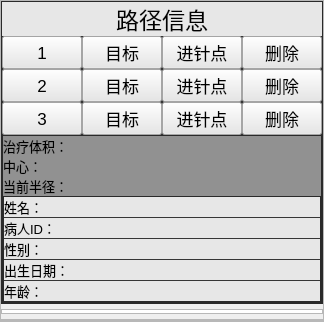
           <widget class="QFrame" name="frame_11">
            <property name="frameShape">
             <enum>QFrame::StyledPanel</enum>
            </property>
            <property name="frameShadow">
             <enum>QFrame::Raised</enum>
            </property>
            <layout class="QVBoxLayout" name="verticalLayout_2">
             <property name="spacing">
              <number>5</number>
             </property>
             <property name="leftMargin">
              <number>0</number>
             </property>
             <property name="topMargin">
              <number>0</number>
             </property>
             <property name="rightMargin">
              <number>0</number>
             </property>
             <property name="bottomMargin">
              <number>0</number>
             </property>
             <item>
              <widget class="QFrame" name="frame_4">
               <property name="sizePolicy">
                <sizepolicy hsizetype="Preferred" vsizetype="Preferred">
                 <horstretch>0</horstretch>
                 <verstretch>0</verstretch>
                </sizepolicy>
               </property>
               <property name="styleSheet">
                <string notr="true">background-color:rgb(54, 54, 54)</string>
               </property>
               <property name="frameShape">
                <enum>QFrame::StyledPanel</enum>
               </property>
               <property name="frameShadow">
                <enum>QFrame::Raised</enum>
               </property>
               <layout class="QGridLayout" name="gridLayout_4">
                <property name="sizeConstraint">
                 <enum>QLayout::SetDefaultConstraint</enum>
                </property>
                <property name="leftMargin">
                 <number>0</number>
                </property>
                <property name="topMargin">
                 <number>0</number>
                </property>
                <property name="rightMargin">
                 <number>0</number>
                </property>
                <property name="bottomMargin">
                 <number>0</number>
                </property>
                <property name="spacing">
                 <number>0</number>
                </property>
                <item row="4" column="0" colspan="4">
                 <widget class="QFrame" name="frame_6">
                  <property name="frameShape">
                   <enum>QFrame::StyledPanel</enum>
                  </property>
                  <property name="frameShadow">
                   <enum>QFrame::Raised</enum>
                  </property>
                  <layout class="QVBoxLayout" name="verticalLayout_3">
                   <property name="spacing">
                    <number>0</number>
                   </property>
                   <property name="sizeConstraint">
                    <enum>QLayout::SetDefaultConstraint</enum>
                   </property>
                   <property name="leftMargin">
                    <number>0</number>
                   </property>
                   <property name="topMargin">
                    <number>0</number>
                   </property>
                   <property name="rightMargin">
                    <number>0</number>
                   </property>
                   <property name="bottomMargin">
                    <number>0</number>
                   </property>
                   <item>
                    <widget class="QLabel" name="label">
                     <property name="sizePolicy">
                      <sizepolicy hsizetype="Preferred" vsizetype="Preferred">
                       <horstretch>0</horstretch>
                       <verstretch>0</verstretch>
                      </sizepolicy>
                     </property>
                     <property name="maximumSize">
                      <size>
                       <width>16777215</width>
                       <height>40</height>
                      </size>
                     </property>
                     <property name="font">
                      <font>
                       <pointsize>10</pointsize>
                      </font>
                     </property>
                     <property name="styleSheet">
                      <string notr="true">background-color: rgb(145, 145, 145);</string>
                     </property>
                     <property name="text">
                      <string>治疗体积：</string>
                     </property>
                    </widget>
                   </item>
                   <item>
                    <widget class="QLabel" name="label_2">
                     <property name="maximumSize">
                      <size>
                       <width>16777215</width>
                       <height>40</height>
                      </size>
                     </property>
                     <property name="font">
                      <font>
                       <pointsize>10</pointsize>
                      </font>
                     </property>
                     <property name="styleSheet">
                      <string notr="true">background-color: rgb(145, 145, 145);</string>
                     </property>
                     <property name="text">
                      <string>中心：</string>
                     </property>
                    </widget>
                   </item>
                   <item>
                    <widget class="QLabel" name="label_3">
                     <property name="maximumSize">
                      <size>
                       <width>16777215</width>
                       <height>40</height>
                      </size>
                     </property>
                     <property name="font">
                      <font>
                       <pointsize>10</pointsize>
                      </font>
                     </property>
                     <property name="styleSheet">
                      <string notr="true">background-color: rgb(145, 145, 145);</string>
                     </property>
                     <property name="text">
                      <string>当前半径：</string>
                     </property>
                    </widget>
                   </item>
                   <item>
                    <widget class="QFrame" name="frame_13">
                     <property name="maximumSize">
                      <size>
                       <width>16777215</width>
                       <height>3</height>
                      </size>
                     </property>
                     <property name="frameShape">
                      <enum>QFrame::StyledPanel</enum>
                     </property>
                     <property name="frameShadow">
                      <enum>QFrame::Raised</enum>
                     </property>
                    </widget>
                   </item>
                   <item>
                    <widget class="QFrame" name="frame_12">
                     <property name="frameShape">
                      <enum>QFrame::StyledPanel</enum>
                     </property>
                     <property name="frameShadow">
                      <enum>QFrame::Raised</enum>
                     </property>
                     <layout class="QGridLayout" name="gridLayout_5">
                      <property name="leftMargin">
                       <number>0</number>
                      </property>
                      <property name="topMargin">
                       <number>0</number>
                      </property>
                      <property name="rightMargin">
                       <number>0</number>
                      </property>
                      <property name="bottomMargin">
                       <number>0</number>
                      </property>
                      <property name="horizontalSpacing">
                       <number>0</number>
                      </property>
                      <property name="verticalSpacing">
                       <number>1</number>
                      </property>
                      <item row="3" column="0">
                       <widget class="QLabel" name="label_8">
                        <property name="font">
                         <font>
                          <pointsize>10</pointsize>
                         </font>
                        </property>
                        <property name="styleSheet">
                         <string notr="true">background-color:rgb(231, 231, 231)</string>
                        </property>
                        <property name="text">
                         <string>出生日期：</string>
                        </property>
                       </widget>
                      </item>
                      <item row="4" column="0">
                       <widget class="QLabel" name="label_9">
                        <property name="font">
                         <font>
                          <pointsize>10</pointsize>
                         </font>
                        </property>
                        <property name="styleSheet">
                         <string notr="true">background-color:rgb(231, 231, 231)</string>
                        </property>
                        <property name="text">
                         <string>年龄：</string>
                        </property>
                       </widget>
                      </item>
                      <item row="2" column="0">
                       <widget class="QLabel" name="label_7">
                        <property name="font">
                         <font>
                          <pointsize>10</pointsize>
                         </font>
                        </property>
                        <property name="styleSheet">
                         <string notr="true">background-color:rgb(231, 231, 231)</string>
                        </property>
                        <property name="text">
                         <string>性别：</string>
                        </property>
                       </widget>
                      </item>
                      <item row="1" column="0">
                       <widget class="QLabel" name="label_6">
                        <property name="font">
                         <font>
                          <pointsize>10</pointsize>
                         </font>
                        </property>
                        <property name="styleSheet">
                         <string notr="true">background-color:rgb(231, 231, 231)</string>
                        </property>
                        <property name="text">
                         <string>病人ID：</string>
                        </property>
                       </widget>
                      </item>
                      <item row="0" column="0">
                       <widget class="QLabel" name="label_5">
                        <property name="font">
                         <font>
                          <pointsize>10</pointsize>
                         </font>
                        </property>
                        <property name="styleSheet">
                         <string notr="true">background-color:rgb(231, 231, 231)</string>
                        </property>
                        <property name="text">
                         <string>姓名：</string>
                        </property>
                       </widget>
                      </item>
                     </layout>
                    </widget>
                   </item>
                  </layout>
                 </widget>
                </item>
                <item row="3" column="1">
                 <widget class="QPushButton" name="pushButton_14">
                  <property name="sizePolicy">
                   <sizepolicy hsizetype="Preferred" vsizetype="Preferred">
                    <horstretch>0</horstretch>
                    <verstretch>0</verstretch>
                   </sizepolicy>
                  </property>
                  <property name="font">
                   <font>
                    <pointsize>13</pointsize>
                   </font>
                  </property>
                  <property name="styleSheet">
                   <string notr="true">QPushButton{
	background-color: rgb(231, 231, 231);
	
}

QPushButton:hover{
	background-color:rgb(170, 255, 255);
}

QPushButton:pressed{
	background-color: rgb(0, 0, 255);
}
</string>
                  </property>
                  <property name="text">
                   <string>目标</string>
                  </property>
                 </widget>
                </item>
                <item row="0" column="0" colspan="4">
                 <widget class="QLabel" name="label_4">
                  <property name="maximumSize">
                   <size>
                    <width>16777215</width>
                    <height>40</height>
                   </size>
                  </property>
                  <property name="font">
                   <font>
                    <pointsize>17</pointsize>
                    <kerning>true</kerning>
                   </font>
                  </property>
                  <property name="styleSheet">
                   <string notr="true">background-color:rgb(231, 231, 231)</string>
                  </property>
                  <property name="text">
                   <string>路径信息</string>
                  </property>
                  <property name="alignment">
                   <set>Qt::AlignCenter</set>
                  </property>
                 </widget>
                </item>
                <item row="2" column="0">
                 <widget class="QPushButton" name="pushButton_17">
                  <property name="sizePolicy">
                   <sizepolicy hsizetype="Preferred" vsizetype="Preferred">
                    <horstretch>0</horstretch>
                    <verstretch>0</verstretch>
                   </sizepolicy>
                  </property>
                  <property name="maximumSize">
                   <size>
                    <width>16777215</width>
                    <height>40</height>
                   </size>
                  </property>
                  <property name="font">
                   <font>
                    <pointsize>13</pointsize>
                   </font>
                  </property>
                  <property name="styleSheet">
                   <string notr="true">background-color:rgb(231, 231, 231)</string>
                  </property>
                  <property name="text">
                   <string>2</string>
                  </property>
                 </widget>
                </item>
                <item row="2" column="1">
                 <widget class="QPushButton" name="pushButton_18">
                  <property name="sizePolicy">
                   <sizepolicy hsizetype="Preferred" vsizetype="Preferred">
                    <horstretch>0</horstretch>
                    <verstretch>0</verstretch>
                   </sizepolicy>
                  </property>
                  <property name="font">
                   <font>
                    <pointsize>13</pointsize>
                   </font>
                  </property>
                  <property name="styleSheet">
                   <string notr="true">QPushButton{
	background-color: rgb(231, 231, 231);
	
}

QPushButton:hover{
	background-color:rgb(170, 255, 255);
}

QPushButton:pressed{
	background-color: rgb(0, 0, 255);
}
</string>
                  </property>
                  <property name="text">
                   <string>目标</string>
                  </property>
                 </widget>
                </item>
                <item row="1" column="3">
                 <widget class="QPushButton" name="pushButton_11">
                  <property name="sizePolicy">
                   <sizepolicy hsizetype="Preferred" vsizetype="Preferred">
                    <horstretch>0</horstretch>
                    <verstretch>0</verstretch>
                   </sizepolicy>
                  </property>
                  <property name="font">
                   <font>
                    <pointsize>13</pointsize>
                   </font>
                  </property>
                  <property name="styleSheet">
                   <string notr="true">QPushButton{
	background-color: rgb(231, 231, 231);
	
}

QPushButton:hover{
	background-color:rgb(170, 255, 255);
}

QPushButton:pressed{
	background-color: rgb(255, 0, 0);
}
</string>
                  </property>
                  <property name="text">
                   <string>删除</string>
                  </property>
                 </widget>
                </item>
                <item row="2" column="2">
                 <widget class="QPushButton" name="pushButton_19">
                  <property name="sizePolicy">
                   <sizepolicy hsizetype="Preferred" vsizetype="Preferred">
                    <horstretch>0</horstretch>
                    <verstretch>0</verstretch>
                   </sizepolicy>
                  </property>
                  <property name="font">
                   <font>
                    <pointsize>13</pointsize>
                   </font>
                  </property>
                  <property name="styleSheet">
                   <string notr="true">QPushButton{
	background-color: rgb(231, 231, 231);
	
}

QPushButton:hover{
	background-color:rgb(170, 255, 255);
}

QPushButton:pressed{
	background-color: rgb(0, 170, 0);
}
</string>
                  </property>
                  <property name="text">
                   <string>进针点</string>
                  </property>
                 </widget>
                </item>
                <item row="2" column="3">
                 <widget class="QPushButton" name="pushButton_20">
                  <property name="sizePolicy">
                   <sizepolicy hsizetype="Preferred" vsizetype="Preferred">
                    <horstretch>0</horstretch>
                    <verstretch>0</verstretch>
                   </sizepolicy>
                  </property>
                  <property name="font">
                   <font>
                    <pointsize>13</pointsize>
                   </font>
                  </property>
                  <property name="styleSheet">
                   <string notr="true">QPushButton{
	background-color: rgb(231, 231, 231);
	
}

QPushButton:hover{
	background-color:rgb(170, 255, 255);
}

QPushButton:pressed{
	background-color: rgb(255, 0, 0);
}</string>
                  </property>
                  <property name="text">
                   <string>删除</string>
                  </property>
                 </widget>
                </item>
                <item row="1" column="0">
                 <widget class="QPushButton" name="pushButton_12">
                  <property name="sizePolicy">
                   <sizepolicy hsizetype="Preferred" vsizetype="Preferred">
                    <horstretch>0</horstretch>
                    <verstretch>0</verstretch>
                   </sizepolicy>
                  </property>
                  <property name="maximumSize">
                   <size>
                    <width>16777215</width>
                    <height>40</height>
                   </size>
                  </property>
                  <property name="font">
                   <font>
                    <pointsize>13</pointsize>
                   </font>
                  </property>
                  <property name="styleSheet">
                   <string notr="true">background-color:rgb(231, 231, 231)</string>
                  </property>
                  <property name="text">
                   <string>1</string>
                  </property>
                 </widget>
                </item>
                <item row="3" column="3">
                 <widget class="QPushButton" name="pushButton_16">
                  <property name="sizePolicy">
                   <sizepolicy hsizetype="Preferred" vsizetype="Preferred">
                    <horstretch>0</horstretch>
                    <verstretch>0</verstretch>
                   </sizepolicy>
                  </property>
                  <property name="font">
                   <font>
                    <pointsize>13</pointsize>
                   </font>
                  </property>
                  <property name="styleSheet">
                   <string notr="true">QPushButton{
	background-color: rgb(231, 231, 231);
	
}

QPushButton:hover{
	background-color:rgb(170, 255, 255);
}

QPushButton:pressed{
	background-color: rgb(255, 0, 0);
}</string>
                  </property>
                  <property name="text">
                   <string>删除</string>
                  </property>
                 </widget>
                </item>
                <item row="3" column="2">
                 <widget class="QPushButton" name="pushButton_15">
                  <property name="sizePolicy">
                   <sizepolicy hsizetype="Preferred" vsizetype="Preferred">
                    <horstretch>0</horstretch>
                    <verstretch>0</verstretch>
                   </sizepolicy>
                  </property>
                  <property name="font">
                   <font>
                    <pointsize>13</pointsize>
                   </font>
                  </property>
                  <property name="styleSheet">
                   <string notr="true">QPushButton{
	background-color: rgb(231, 231, 231);
	
}

QPushButton:hover{
	background-color:rgb(170, 255, 255);
}

QPushButton:pressed{
	background-color: rgb(0, 170, 0);
}
</string>
                  </property>
                  <property name="text">
                   <string>进针点</string>
                  </property>
                 </widget>
                </item>
                <item row="1" column="2">
                 <widget class="QPushButton" name="pushButton_10">
                  <property name="sizePolicy">
                   <sizepolicy hsizetype="Preferred" vsizetype="Preferred">
                    <horstretch>0</horstretch>
                    <verstretch>0</verstretch>
                   </sizepolicy>
                  </property>
                  <property name="font">
                   <font>
                    <pointsize>13</pointsize>
                   </font>
                  </property>
                  <property name="styleSheet">
                   <string notr="true">QPushButton{
	background-color: rgb(231, 231, 231);
	
}

QPushButton:hover{
	background-color:rgb(170, 255, 255);
}

QPushButton:pressed{
	background-color: rgb(0, 170, 0);
}

</string>
                  </property>
                  <property name="text">
                   <string>进针点</string>
                  </property>
                 </widget>
                </item>
                <item row="3" column="0">
                 <widget class="QPushButton" name="pushButton_9">
                  <property name="sizePolicy">
                   <sizepolicy hsizetype="Preferred" vsizetype="Preferred">
                    <horstretch>0</horstretch>
                    <verstretch>0</verstretch>
                   </sizepolicy>
                  </property>
                  <property name="maximumSize">
                   <size>
                    <width>16777215</width>
                    <height>40</height>
                   </size>
                  </property>
                  <property name="font">
                   <font>
                    <pointsize>13</pointsize>
                   </font>
                  </property>
                  <property name="styleSheet">
                   <string notr="true">background-color:rgb(231, 231, 231)</string>
                  </property>
                  <property name="text">
                   <string>3</string>
                  </property>
                 </widget>
                </item>
                <item row="1" column="1">
                 <widget class="QPushButton" name="pushButton_13">
                  <property name="sizePolicy">
                   <sizepolicy hsizetype="Preferred" vsizetype="Preferred">
                    <horstretch>0</horstretch>
                    <verstretch>0</verstretch>
                   </sizepolicy>
                  </property>
                  <property name="font">
                   <font>
                    <pointsize>13</pointsize>
                   </font>
                  </property>
                  <property name="styleSheet">
                   <string notr="true">QPushButton{
	background-color: rgb(231, 231, 231);
	
}

QPushButton:hover{
	background-color:rgb(170, 255, 255);
}

QPushButton:pressed{
	background-color: rgb(0, 0, 255);
}
</string>
                  </property>
                  <property name="text">
                   <string>目标</string>
                  </property>
                 </widget>
                </item>
               </layout>
              </widget>
             </item>
             <item>
              <widget class="QListWidget" name="listWidget">
               <property name="sizePolicy">
                <sizepolicy hsizetype="Preferred" vsizetype="Preferred">
                 <horstretch>0</horstretch>
                 <verstretch>0</verstretch>
                </sizepolicy>
               </property>
               <property name="maximumSize">
                <size>
                 <width>16777215</width>
                 <height>5</height>
                </size>
               </property>
              </widget>
             </item>
             <item>
              <widget class="QFrame" name="frame_5">
               <property name="maximumSize">
                <size>
                 <width>16777215</width>
                 <height>200</height>
                </size>
               </property>
               <property name="styleSheet">
                <string notr="true"/>
               </property>
               <property name="frameShape">
                <enum>QFrame::StyledPanel</enum>
               </property>
               <property name="frameShadow">
                <enum>QFrame::Raised</enum>
               </property>
               <layout class="QHBoxLayout" name="horizontalLayout">
                <property name="spacing">
                 <number>2</number>
                </property>
                <property name="leftMargin">
                 <number>0</number>
                </property>
                <property name="topMargin">
                 <number>0</number>
                </property>
                <property name="rightMargin">
                 <number>0</number>
                </property>
                <property name="bottomMargin">
                 <number>0</number>
                </property>
                <item>
                 <widget class="QFrame" name="frame_7">
                  <property name="styleSheet">
                   <string notr="true">border-image:url(./picture/10.jpg)</string>
                  </property>
                  <property name="frameShape">
                   <enum>QFrame::StyledPanel</enum>
                  </property>
                  <property name="frameShadow">
                   <enum>QFrame::Raised</enum>
                  </property>
                 </widget>
                </item>
                <item>
                 <widget class="QFrame" name="frame_8">
                  <property name="styleSheet">
                   <string notr="true">border-image:url(./picture/11.jpg)</string>
                  </property>
                  <property name="frameShape">
                   <enum>QFrame::StyledPanel</enum>
                  </property>
                  <property name="frameShadow">
                   <enum>QFrame::Raised</enum>
                  </property>
                 </widget>
                </item>
               </layout>
              </widget>
             </item>
            </layout>
           </widget>
